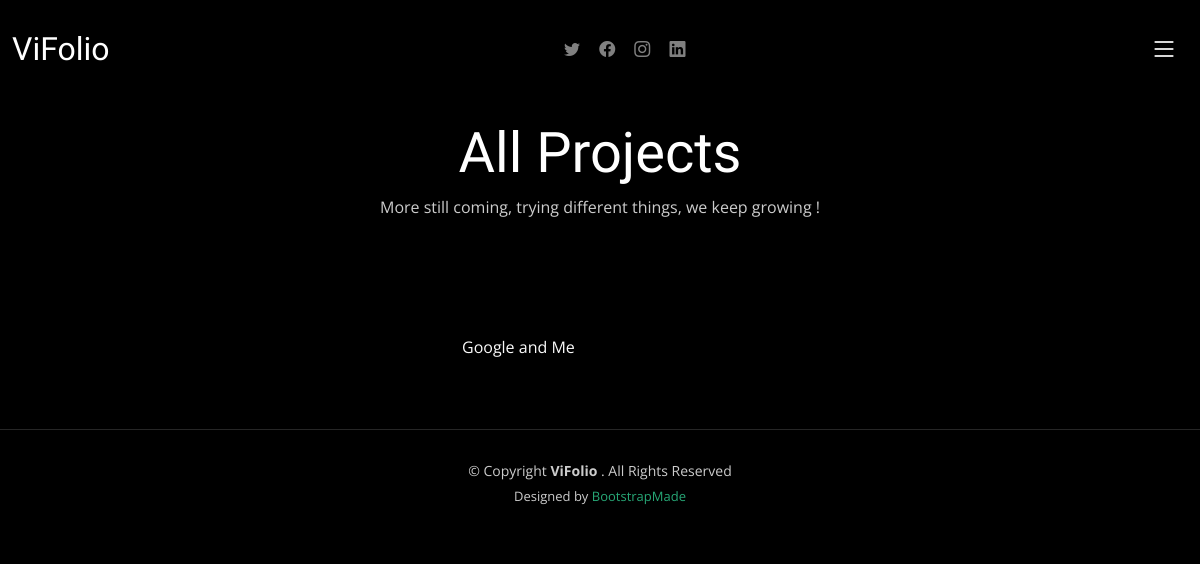
Page /projects on the earlier database version.
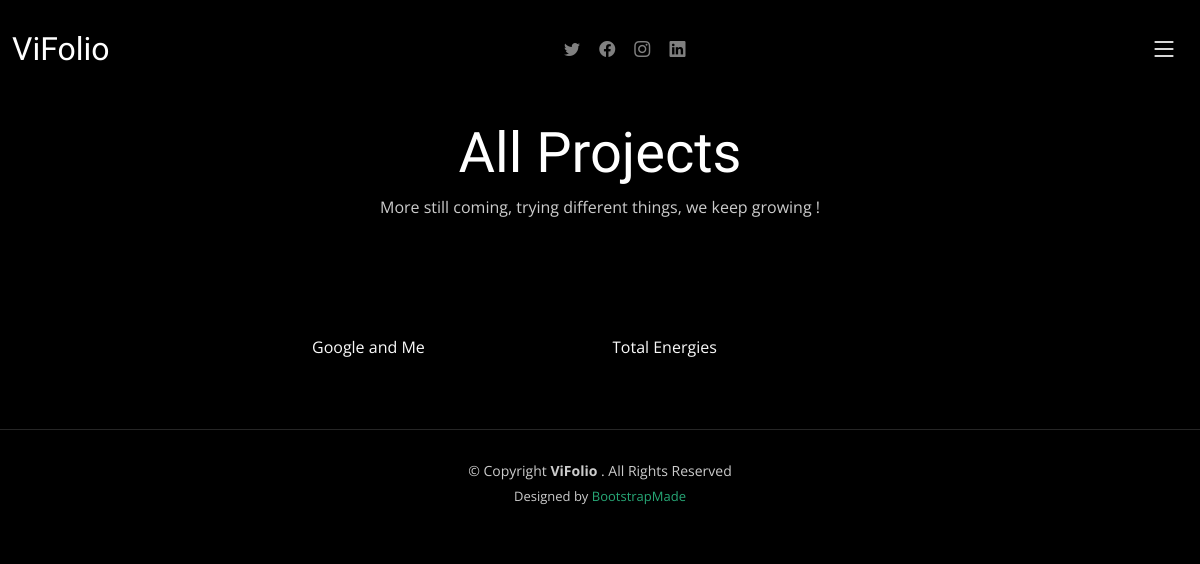
Same page on the later database version.
### main.py (models this page shows)
class Project(db.Model):
    id = db.Column(db.Integer, primary_key=True)
    title = db.Column(db.String(250), unique=True, nullable=False)
    subtitle = db.Column(db.String(250), nullable=False)
    type = db.Column(db.String(250), nullable=False)
    body = db.Column(db.Text, nullable=True)
    img_url = db.Column(db.String(250), nullable=True)
    project_url = db.Column(db.String(250), nullable=True)
    date = db.Column(db.String(250), nullable=True)
    client = db.Column(db.String(250), nullable=True)

### main.py (the view)
@app.route('/projects')
def get_all_projects():
    selected_type = request.args.get('type')  # get the selected project type from the URL
    if selected_type:
        projects = Project.query.filter_by(type=selected_type).all()
        count = len(projects)
        project_string = f"{selected_type.capitalize()} ({count} project{'s' if count > 1 else ''})"
    else:
        projects = Project.query.all()
        project_string = "All Projects"
    return render_template("gallery.html", all_projects=projects, project_string=project_string)

### templates/gallery.html (shortened to what this page needs)
{% include "header.html" %}
<main id="main" data-aos="fade" data-aos-delay="1500">
    <div class="page-header d-flex align-items-center">
        <div class="container position-relative">
            <div class="row d-flex justify-content-center">
                <div class="col-lg-8 text-center">
                    <h2>{{ project_string }}</h2>
                    <p>More still coming, trying different things, we keep growing !</p>
                </div>
            </div>
        </div>
    </div>
    <section id="gallery" class="gallery">
        <div class="container-fluid">
            <div class="row gy-4 justify-content-center">
                {% for project in all_projects %}
                <div class="col-xl-3 col-lg-4 col-md-6">
                    <div class="gallery-item h-100">
                        <p>{{project.title}}
                        </p>
                    </div>
                </div>
                {% endfor %}
            </div>
        </div>
    </section>
</main>
{% include "footer.html" %}

### templates/header.html (shortened to what this page needs)
<!DOCTYPE html>
<html lang="en">
<head>
    <link href="{{ url_for('static', filename='vendor/bootstrap/css/bootstrap.min.css') }}" rel="stylesheet">
    <link href="{{ url_for('static', filename='vendor/bootstrap-icons/bootstrap-icons.css') }}" rel="stylesheet">
    <link href="{{ url_for('static', filename='vendor/swiper/swiper-bundle.min.css') }}" rel="stylesheet">
    <link href="{{ url_for('static', filename='vendor/glightbox/css/glightbox.min.css') }}" rel="stylesheet">
    <link href="{{ url_for('static', filename='vendor/aos/aos.css') }}" rel="stylesheet">
    <link href="{{ url_for('static', filename='css/main.css') }}" rel="stylesheet">
</head>
<body>
<header id="header" class="header d-flex align-items-center fixed-top">
    <div class="container-fluid d-flex align-items-center justify-content-between">
        <a href="/" class="logo d-flex align-items-center  me-auto me-lg-0">
            <h1>ViFolio</h1>
        </a>
        <div class="header-social-links">
            <a href="#" class="twitter"><i class="bi bi-twitter"></i></a>
            <a href="#" class="facebook"><i class="bi bi-facebook"></i></a>
            <a href="#" class="instagram"><i class="bi bi-instagram"></i></a>
            <a href="#" class="linkedin"><i class="bi bi-linkedin"></i></i></a>
        </div>
        <i class="mobile-nav-toggle mobile-nav-show bi bi-list"></i>
    </div>
</header>

### templates/footer.html (shortened to what this page needs)
<footer id="footer" class="footer">
    <div class="container">
        <div class="copyright">
            &copy; Copyright <strong><span>ViFolio</span></strong> {{current_year}} . All Rights Reserved
        </div>
        <div class="credits">
            Designed by <a href="https://bootstrapmade.com/">BootstrapMade</a>
        </div>
    </div>
</footer>
</body>
</html>

### static/css/main.css (style rules this page uses)
:root { --font-default: "Open Sans", system-ui, -apple-system, "Segoe UI", Roboto, "Helvetica Neue", Arial, "Noto Sans", "Liberation Sans", sans-serif, "Apple Color Emoji", "Segoe UI Emoji", "Segoe UI Symbol", "Noto Color Emoji"; --font-primary: "Inter", sans-serif; --font-secondary: "Cardo", sans-serif; }
:root { --color-default: #fafafa; --color-primary: #27a776; --color-secondary: #161718; --color-third: #a72769; }
:root { scroll-behavior: smooth; }
body { font-family: var(--font-default); color: var(--color-default); background-color: #000; }
a { color: var(--color-primary); text-decoration: none; }
h1, h2, h3, h4, h5, h6 { font-family: var(--font-primary); }
.page-header { padding: 120px 0 60px 0; min-height: 30vh; position: relative; }
.page-header h2 { font-size: 56px; font-weight: 500; color: #fff; font-family: var(--font-secondary); }
.page-header p { color: rgba(255, 255, 255, 0.8); }
.header { transition: all 0.5s; z-index: 997; padding: 30px 0; background-color: #000; }
.header .logo { transition: 0.3s; }
.header .logo h1 { font-size: 32px; margin: 0; font-weight: 400; color: #fff; font-family: var(--font-secondary); }
.header .header-social-links { padding-right: 15px; }
.header .header-social-links a { color: rgba(255, 255, 255, 0.5); padding-left: 15px; display: inline-block; line-height: 0px; transition: 0.3s; font-size: 16px; }
@media (max-width: 1279px) { .mobile-nav-show { color: #fff; font-size: 28px; cursor: pointer; line-height: 0; transition: 0.5s; z-index: 9999; margin: 0 10px 0 10px; } }
.gallery { margin-top: 40px; }
.gallery .gallery-item { position: relative; overflow: hidden; border-radius: 10px; }
.footer { margin-top: 30px; padding: 30px 0; font-size: 14px; border-top: 1px solid rgba(255, 255, 255, 0.15); }
.footer .copyright { text-align: center; color: rgba(255, 255, 255, 0.8); }
.footer .credits { padding-top: 6px; text-align: center; font-size: 13px; color: rgba(255, 255, 255, 0.8); }
.footer .credits a { color: var(--color-primary); }

Differences in the rows shown:
added Project: title "Total Energies"
